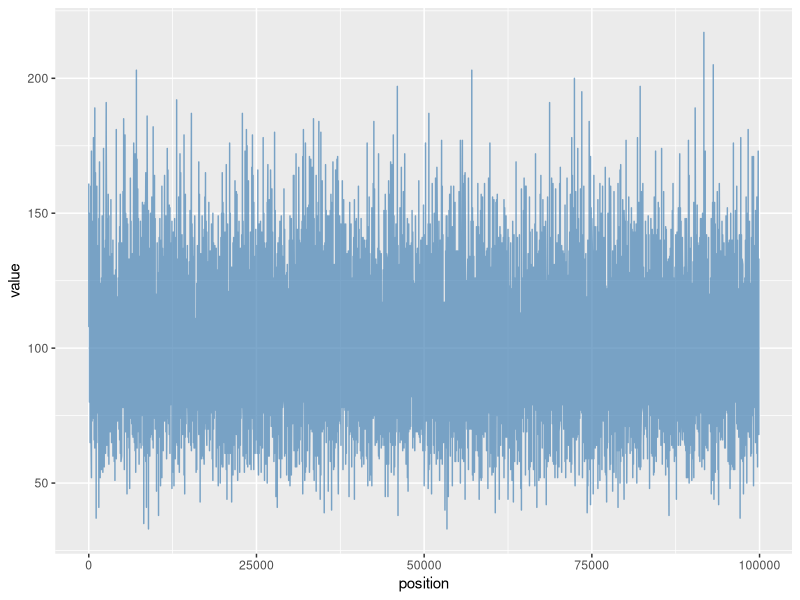

R code for this plot:
library(ggplot2)

pLog <- read.csv("data.csv")
ggplot(pLog,aes(x=position,y=value))+geom_line(alpha=0.7,col="steelblue")
